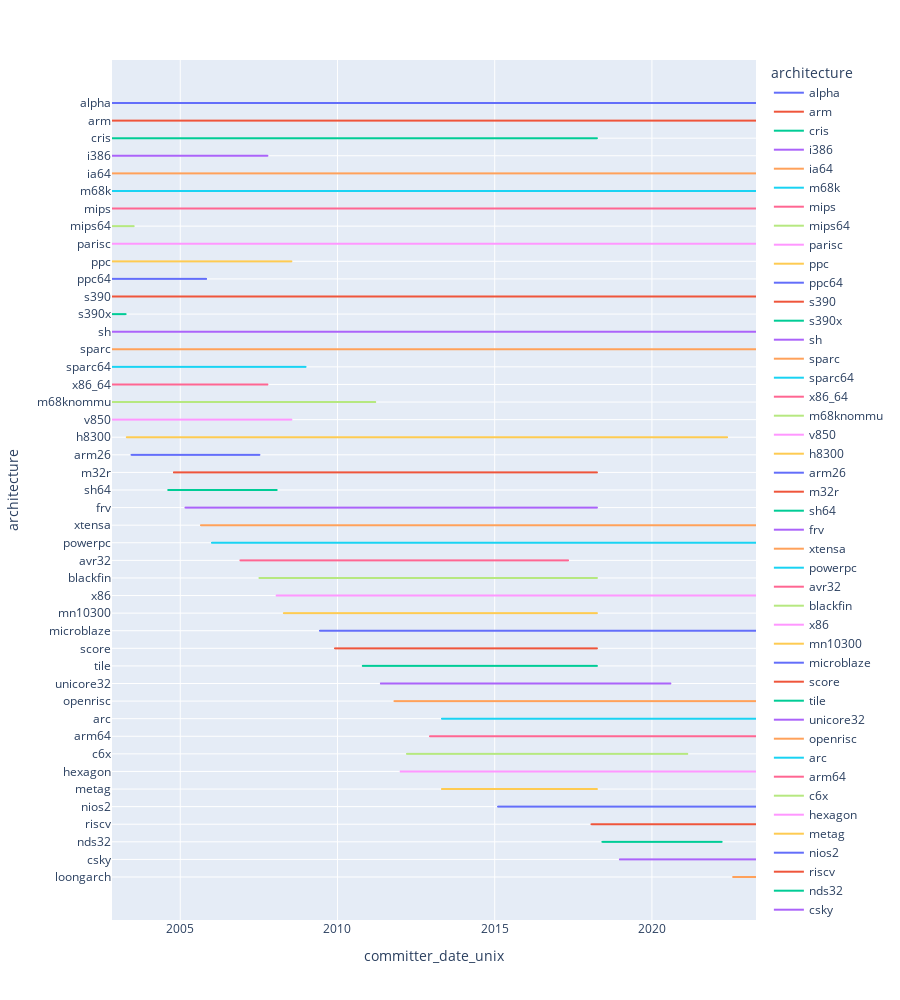

Write notebook code for a chart like this one.
### Code cell
archdf = pd.read_csv('../output-sp2-2023-05-08/arch.csv')
archdf['committer_date_unix'] = archdf['committer_date_unix'].apply(lambda d: pd.to_datetime(d, unit='s'))
fig = px.line(dfa, x='committer_date_unix', y='architecture', hover_data=['revision'], color='architecture')
fig.update_layout(height=1000)
fig
